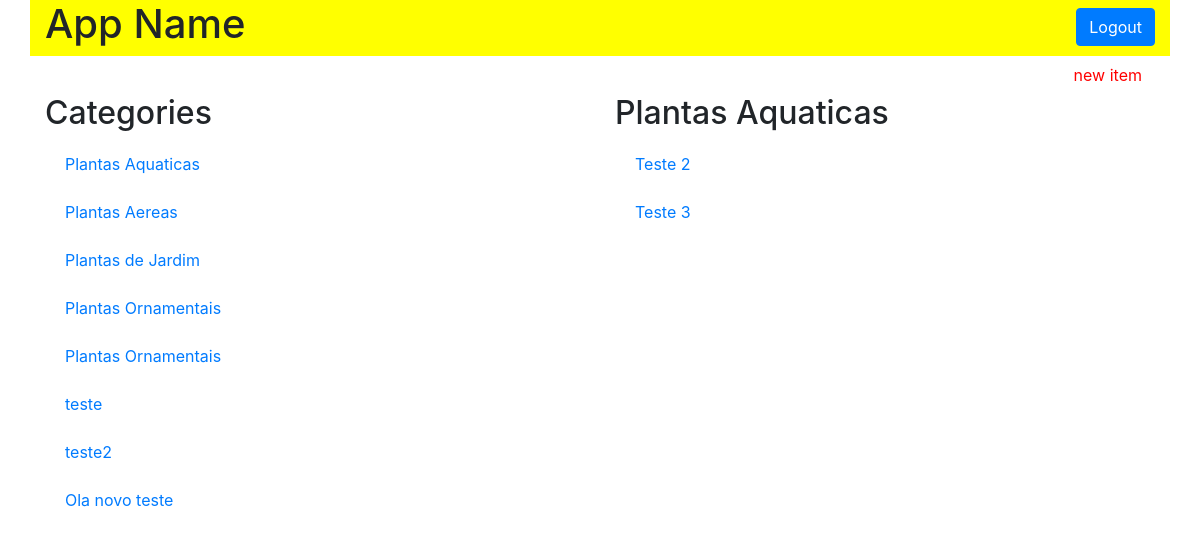
/category/2/items, run on an earlier commit of the app's database.
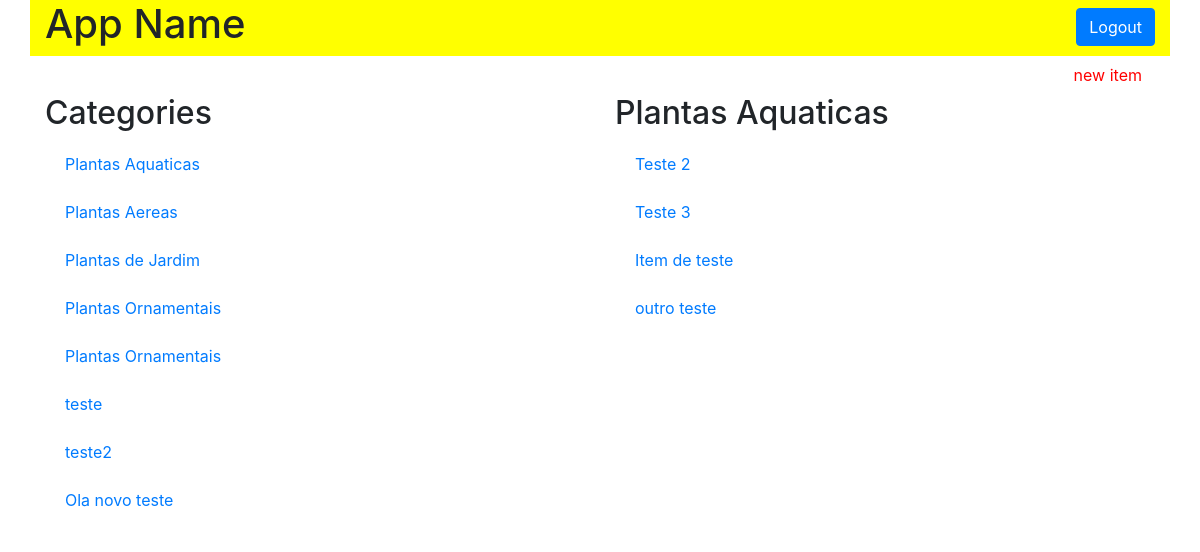
And on a later commit of the database.
### models.py (models this page shows, shortened)
class Category(Base):
    __tablename__ = 'category'
    id = Column(Integer, primary_key=True)
    name = Column(String(50), nullable=False)

class Item(Base):
    __tablename__ = 'item'
    id = Column(Integer, primary_key=True)
    name = Column(String(50), nullable=False)
    description = Column(String(1000), nullable=False)
    category_id = Column(Integer, ForeignKey('category.id'))
    category = relationship(Category)

### application.py (the view)
@app.route('/category/<int:category_id>/items')
def categoryFunction(category_id):
    category = session.query(Category)
    category2 = session.query(Category).filter_by(id=category_id).one()
    items = session.query(Item).filter_by(category_id=category_id)
    if items == 0:
        flash("You have no items yet!")
        return render_template('category.html', plantas=category, plantas2=category2, itemName=items)
    else:
        return render_template('category.html', plantas=category, plantas2=category2, itemName=items)

### templates/category.html (shortened to what this page needs)
<!DOCTYPE html>
<html lang="pt-br">
<head>
  <link rel="stylesheet" href="https://stackpath.bootstrapcdn.com/bootstrap/4.3.1/css/bootstrap.min.css">
  <link rel="stylesheet" href="{{ url_for('static', filename='styles.css') }}" />
</head>
<body>
  <div class="container">
    <header id="top-header" class="row">
      <div class="col-md-6">
        <h1>App Name</h1>
      </div>
      <div class="col-md-6">
        <button type="button"  id="log-in-out-button" class="btn btn-primary">Logout</button>
      </div>
    </header>
    <section class="row">
      <div class="col-md-12">
        <a href="#">
          <button id="new-item-button" class="btn btn-default link-color">
            new item
          </button>
        </a>
    </section>
    <section class="row">
      <div class="col-md-6">
        <h2>Categories</h2>
        {% for i in plantas %}
          <div class="list-group">
            <a href="#" class="list-group-item">{{ i.name }}</a>
          </div>
        {% endfor %}
      </div>
      <div class="col-md-6">
        <h2>{{ plantas2.name }}</h2>
        {% for i in itemName %}
          <div class="list-group">
            <a href="#" class="list-group-item">{{ i.name }}</a>
          </div>
        {% endfor %}
      </div>
    </section>
  </div>
</body>
</html>

### static/styles.css (style rules this page uses)
#top-header { background-color: yellow; }
#log-in-out-button { float: right; margin-top: 1.5%; }
#new-item-button { float: right; }
.list-group-item { border: 0px; }
.link-color { color: red; }

What changed in the data, as far as the page shows it:
added Item: name "Item de teste"
added Item: name "outro teste"
